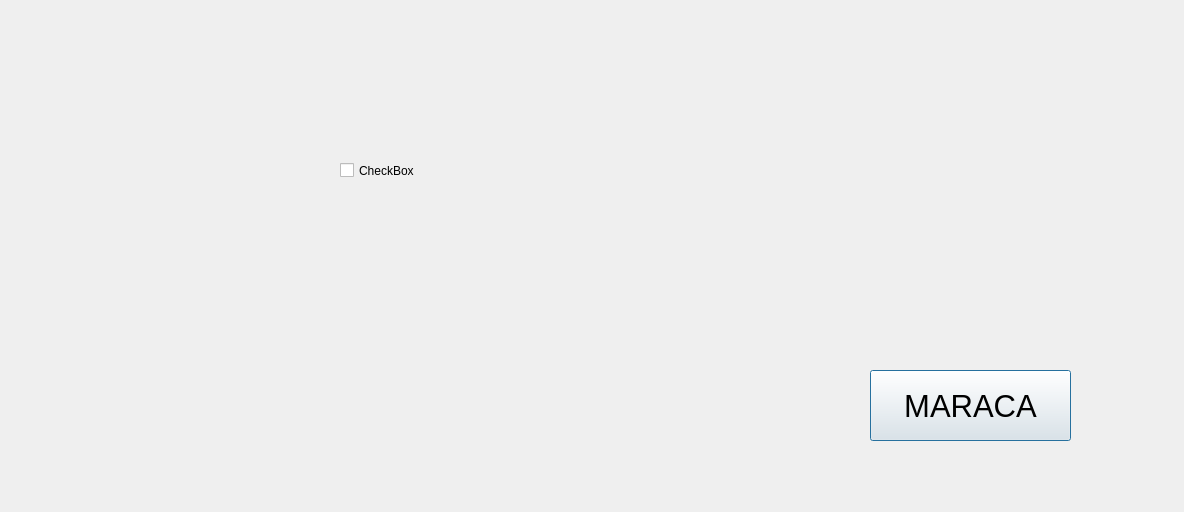
<?xml version="1.0" encoding="UTF-8"?>
<ui version="4.0">
 <class>BuySellDialog</class>
 <widget class="QDialog" name="BuySellDialog">
  <property name="geometry">
   <rect>
    <x>0</x>
    <y>0</y>
    <width>1184</width>
    <height>512</height>
   </rect>
  </property>
  <property name="windowTitle">
   <string>BUY SELL Dialog</string>
  </property>
  <property name="modal">
   <bool>false</bool>
  </property>
  <widget class="QPushButton" name="pushButton">
   <property name="enabled">
    <bool>true</bool>
   </property>
   <property name="geometry">
    <rect>
     <x>870</x>
     <y>370</y>
     <width>201</width>
     <height>71</height>
    </rect>
   </property>
   <property name="font">
    <font>
     <pointsize>23</pointsize>
    </font>
   </property>
   <property name="text">
    <string>MARACA</string>
   </property>
   <property name="default">
    <bool>true</bool>
   </property>
  </widget>
  <widget class="QCheckBox" name="checkBox">
   <property name="geometry">
    <rect>
     <x>340</x>
     <y>140</y>
     <width>131</width>
     <height>61</height>
    </rect>
   </property>
   <property name="text">
    <string>CheckBox</string>
   </property>
  </widget>
 </widget>
 <resources/>
 <connections/>
</ui>
